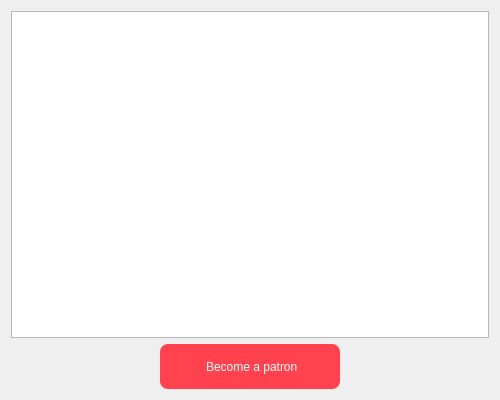
<?xml version="1.0" encoding="UTF-8"?>
<ui version="4.0">
 <class>TopSupportersList</class>
 <widget class="QWidget" name="TopSupportersList">
  <property name="geometry">
   <rect>
    <x>0</x>
    <y>0</y>
    <width>500</width>
    <height>400</height>
   </rect>
  </property>
  <property name="minimumSize">
   <size>
    <width>500</width>
    <height>400</height>
   </size>
  </property>
  <property name="windowTitle">
   <string>Top Supporters @Waifu2x-Extension-GUI</string>
  </property>
  <layout class="QGridLayout" name="gridLayout">
   <item row="0" column="0" colspan="3">
    <widget class="QTextBrowser" name="textBrowser_SupportersNameList">
     <property name="focusPolicy">
      <enum>Qt::NoFocus</enum>
     </property>
    </widget>
   </item>
   <item row="1" column="1">
    <widget class="QPushButton" name="pushButton_BecomePatron">
     <property name="minimumSize">
      <size>
       <width>180</width>
       <height>45</height>
      </size>
     </property>
     <property name="styleSheet">
      <string notr="true">QPushButton{
background-color: rgb(255, 66, 77);
color: rgb(255, 255, 255);
border-style:outset;
border-radius:8px;
padding:10px;
}
QPushButton:hover{
background-color: rgb(255, 105, 112);
color: rgb(255, 255, 255);
border-style:outset;
border-radius:8px;
padding:10px;
}
QPushButton:pressed{
background-color: rgb(223, 50, 61);
color: rgb(255, 255, 255);
border-style:outset;
border-radius:8px;
padding:10px;
}
QPushButton:disabled{
background-color: rgb(166, 166, 166);
color: rgb(255, 255, 255);
border-style:outset;
border-radius:8px;
padding:10px;
}</string>
     </property>
     <property name="text">
      <string> Become a patron</string>
     </property>
     <property name="icon">
       <iconset/>
     </property>
    </widget>
   </item>
   <item row="1" column="0">
    <spacer name="horizontalSpacer_2">
     <property name="orientation">
      <enum>Qt::Horizontal</enum>
     </property>
     <property name="sizeHint" stdset="0">
      <size>
       <width>40</width>
       <height>20</height>
      </size>
     </property>
    </spacer>
   </item>
   <item row="1" column="2">
    <spacer name="horizontalSpacer">
     <property name="orientation">
      <enum>Qt::Horizontal</enum>
     </property>
     <property name="sizeHint" stdset="0">
      <size>
       <width>40</width>
       <height>20</height>
      </size>
     </property>
    </spacer>
   </item>
  </layout>
 </widget>
 <resources>
  <include location="icon.qrc"/>
 </resources>
 <connections/>
</ui>
